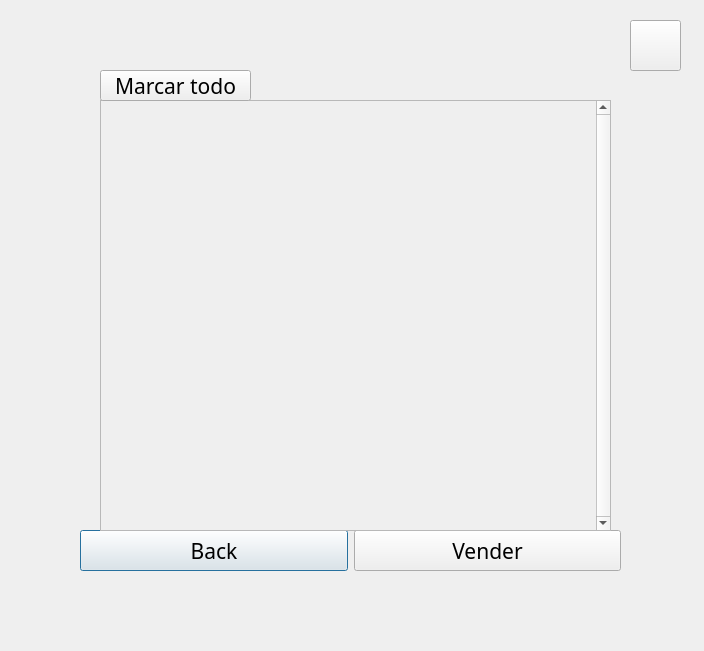
<?xml version="1.0" encoding="UTF-8"?>
<ui version="4.0">
 <class>Sell</class>
 <widget class="QDialog" name="Sell">
  <property name="geometry">
   <rect>
    <x>0</x>
    <y>0</y>
    <width>704</width>
    <height>651</height>
   </rect>
  </property>
  <property name="minimumSize">
   <size>
    <width>0</width>
    <height>0</height>
   </size>
  </property>
  <property name="windowTitle">
   <string>Dialog</string>
  </property>
  <property name="styleSheet">
   <string notr="true">background-image: url(:/images/playa.jpg);</string>
  </property>
  <widget class="QWidget" name="horizontalLayoutWidget">
   <property name="geometry">
    <rect>
     <x>80</x>
     <y>530</y>
     <width>541</width>
     <height>41</height>
    </rect>
   </property>
   <layout class="QHBoxLayout" name="horizontalLayout">
    <item>
     <widget class="QPushButton" name="pushButton_back">
      <property name="sizePolicy">
       <sizepolicy hsizetype="Minimum" vsizetype="MinimumExpanding">
        <horstretch>0</horstretch>
        <verstretch>0</verstretch>
       </sizepolicy>
      </property>
      <property name="font">
       <font>
        <family>Berlin Sans FB</family>
        <pointsize>16</pointsize>
       </font>
      </property>
      <property name="text">
       <string>Back</string>
      </property>
     </widget>
    </item>
    <item>
     <widget class="QPushButton" name="pushButton_vender">
      <property name="sizePolicy">
       <sizepolicy hsizetype="Minimum" vsizetype="MinimumExpanding">
        <horstretch>0</horstretch>
        <verstretch>0</verstretch>
       </sizepolicy>
      </property>
      <property name="font">
       <font>
        <family>Berlin Sans FB</family>
        <pointsize>16</pointsize>
       </font>
      </property>
      <property name="text">
       <string>Vender</string>
      </property>
     </widget>
    </item>
   </layout>
  </widget>
  <widget class="QScrollArea" name="scrollArea">
   <property name="geometry">
    <rect>
     <x>100</x>
     <y>100</y>
     <width>511</width>
     <height>431</height>
    </rect>
   </property>
   <property name="sizePolicy">
    <sizepolicy hsizetype="Expanding" vsizetype="Expanding">
     <horstretch>0</horstretch>
     <verstretch>0</verstretch>
    </sizepolicy>
   </property>
   <property name="minimumSize">
    <size>
     <width>0</width>
     <height>100</height>
    </size>
   </property>
   <property name="styleSheet">
    <string notr="true">background-image: url(:/images/azul.jpg);</string>
   </property>
   <property name="verticalScrollBarPolicy">
    <enum>Qt::ScrollBarAlwaysOn</enum>
   </property>
   <property name="horizontalScrollBarPolicy">
    <enum>Qt::ScrollBarAlwaysOff</enum>
   </property>
   <property name="sizeAdjustPolicy">
    <enum>QAbstractScrollArea::AdjustToContents</enum>
   </property>
   <property name="widgetResizable">
    <bool>true</bool>
   </property>
   <widget class="QWidget" name="scrollAreaWidgetContents">
    <property name="geometry">
     <rect>
      <x>0</x>
      <y>0</y>
      <width>492</width>
      <height>429</height>
     </rect>
    </property>
    <property name="sizePolicy">
     <sizepolicy hsizetype="Preferred" vsizetype="Preferred">
      <horstretch>0</horstretch>
      <verstretch>0</verstretch>
     </sizepolicy>
    </property>
    <property name="minimumSize">
     <size>
      <width>0</width>
      <height>0</height>
     </size>
    </property>
    <layout class="QVBoxLayout" name="verticalLayout">
     <item>
      <layout class="QVBoxLayout" name="verticalLayout_2">
       <property name="spacing">
        <number>0</number>
       </property>
       <property name="sizeConstraint">
        <enum>QLayout::SetDefaultConstraint</enum>
       </property>
      </layout>
     </item>
    </layout>
   </widget>
  </widget>
  <widget class="QPushButton" name="pushButton_sound">
   <property name="geometry">
    <rect>
     <x>630</x>
     <y>20</y>
     <width>51</width>
     <height>51</height>
    </rect>
   </property>
   <property name="text">
    <string/>
   </property>
   <property name="icon">
    <iconset resource="recursos.qrc">
     <normaloff>:/images/Daco_4550678.png</normaloff>:/images/Daco_4550678.png</iconset>
   </property>
   <property name="iconSize">
    <size>
     <width>38</width>
     <height>38</height>
    </size>
   </property>
  </widget>
  <widget class="QPushButton" name="pushButton_sel_all">
   <property name="geometry">
    <rect>
     <x>100</x>
     <y>70</y>
     <width>151</width>
     <height>31</height>
    </rect>
   </property>
   <property name="font">
    <font>
     <family>Berlin Sans FB</family>
     <pointsize>16</pointsize>
    </font>
   </property>
   <property name="text">
    <string>Marcar todo</string>
   </property>
  </widget>
 </widget>
 <resources>
  <include location="recursos.qrc"/>
 </resources>
 <connections/>
</ui>
